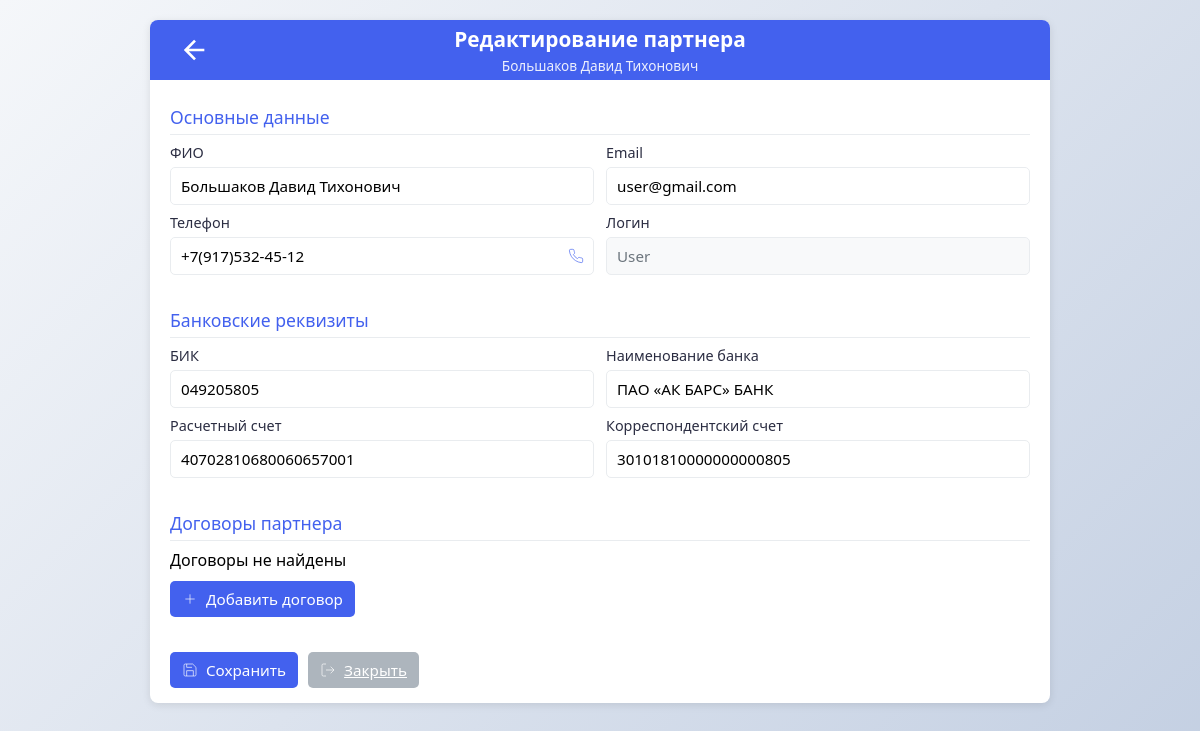
The page /admin/partner-edit.php?id=2 (signed in) on the database its author committed.
### tables this page shows
CREATE TABLE `users` (
  `id` bigint UNSIGNED NOT NULL,
  `is_admin` tinyint(1) NOT NULL COMMENT 'яваляется ли администратором',
  `login` varchar(50) NOT NULL,
  `email` varchar(50) NOT NULL,
  `pass` varchar(255) NOT NULL,
  `is_hashed` tinyint(1) NOT NULL COMMENT 'Зашифрован ли пароль',
  `name` varchar(100) NOT NULL COMMENT 'ФИО пользователя',
  `dog_num` varchar(20) NOT NULL COMMENT 'Номер договора',
  `dog_beg_date` date NOT NULL COMMENT 'Дата договора начало',
  `dog_end_date` date NOT NULL COMMENT 'Дата договора конец',
  `phone` varchar(20) NOT NULL,
  `bank_name` varchar(200) NOT NULL COMMENT 'Имя банка',
  `bank_bik` varchar(9) NOT NULL COMMENT 'БИК',
  `bank_ks` varchar(20) NOT NULL COMMENT 'к/с',
  `bank_rs` varchar(20) NOT NULL COMMENT 'р/с',
  `bank_verified` tinyint(1) NOT NULL COMMENT 'Банк есть в списках',
  `commission_percentage` int UNSIGNED NOT NULL COMMENT 'Комиссия, %',
  `status` int NOT NULL COMMENT '0-подана заявка, 1-разрешенние админом, 2- заблокирован админом.',
  `is_archived` tinyint(1) NOT NULL COMMENT 'в архиве',
  `archived_date` date DEFAULT NULL
);

### admin/partner-edit.php (the view, shortened to what this page needs)
<?php
require_once __DIR__ . '/../includes/db_connect.php';
$partner_id = $_GET['id'] ?? 0;
$partner = null;
$contracts = [];
try {
    $stmt = $pdo->prepare("SELECT * FROM users WHERE id = ?");
    $stmt->execute([$partner_id]);
    $partner = $stmt->fetch();
    $stmt = $pdo->prepare("SELECT * FROM user_contracts WHERE user_id = ? ORDER BY start_date DESC");
    $stmt->execute([$partner_id]);
    $contracts = $stmt->fetchAll();
} catch (PDOException $e) {
    $error = "Ошибка базы данных: " . $e->getMessage();
} catch (Exception $e) {
    $error = $e->getMessage();
}
?>
<!DOCTYPE html>
<html lang="ru">
<head>
    <link rel="stylesheet" href="partner-edit.css">
</head>
<body>
    <div class="profile-wrapper">
        <div class="profile-header">
            <div class="header-left">
                <a href="partners.php" class="details-icon" title="Назад к списку партнеров">
                    <svg width="24" height="24" viewBox="0 0 24 24" fill="none" stroke="currentColor">
                        <path d="M19 12H5M12 19l-7-7 7-7"/>
                    </svg>
                </a>
            </div>
            <div class="header-center">
                <h1 class="profile-title">Редактирование партнера</h1>
                <p class="profile-subtitle"><?= htmlspecialchars($partner['name'] ?? '') ?></p>
            </div>
        </div>
        <div class="profile-body">
            <?php if ($partner): ?>
            <form method="post" class="profile-form" id="partnerForm">
                <div class="form-section">
                    <h3 class="section-title">Основные данные</h3>
                    <div class="form-row">
                        <div class="form-group">
                            <label class="form-label">ФИО</label>
                            <input type="text" name="name" class="form-control"
                                   value="<?= htmlspecialchars($partner['name']) ?>" required>
                        </div>
                        <div class="form-group">
                            <label class="form-label">Email</label>
                            <input type="email" name="email" class="form-control"
                                   value="<?= htmlspecialchars($partner['email']) ?>" required>
                        </div>
                    </div>
                    <div class="form-row">
                        <div class="form-group">
                            <label class="form-label">Телефон</label>
                            <div class="phone-input-container">
                                <input type="tel" name="phone" class="form-control"
                                       value="<?= htmlspecialchars($partner['phone']) ?>">
                                <?php if (!empty($partner['phone'])): ?>
                                <a href="tel:<?= htmlspecialchars(preg_replace('/[^0-9+]/', '', $partner['phone'])) ?>" class="phone-call">
                                </a>
                                <?php endif; ?>
                            </div>
                        </div>
                        <div class="form-group">
                            <label class="form-label">Логин</label>
                            <input type="text" class="form-control readonly-field"
                                   value="<?= htmlspecialchars($partner['login']) ?>" readonly>
                        </div>
                    </div>
                </div>
                <div class="form-section">
                    <h3 class="section-title">Банковские реквизиты</h3>
                    <div class="form-row">
                        <div class="form-group">
                            <label class="form-label">БИК</label>
                            <input type="text" name="bank_bik" class="form-control"
                                   value="<?= htmlspecialchars($partner['bank_bik']) ?>">
                        </div>
                        <div class="form-group">
                            <label class="form-label">Наименование банка</label>
                            <input type="text" name="bank_name" class="form-control"
                                   value="<?= htmlspecialchars($partner['bank_name']) ?>">
                        </div>
                    </div>
                    <div class="form-row">
                        <div class="form-group">
                            <label class="form-label">Расчетный счет</label>
                            <input type="text" name="bank_rs" class="form-control"
                                   value="<?= htmlspecialchars($partner['bank_rs']) ?>">
                        </div>
                        <div class="form-group">
                            <label class="form-label">Корреспондентский счет</label>
                            <input type="text" name="bank_ks" class="form-control"
                                   value="<?= htmlspecialchars($partner['bank_ks']) ?>">
                        </div>
                    </div>
                </div>
                <div class="form-section">
                    <h3 class="section-title">Договоры партнера</h3>
                    <?php if (!empty($contracts)): ?>
                    <table class="contracts-table">
                        <thead>
                            <tr>
                                <th>№ договора</th>
                                <th>Дата начала</th>
                                <th>Дата окончания</th>
                                <th>Статус</th>
                                <th>Комментарий</th>
                                <th>Действия</th>
                            </tr>
                        </thead>
                        <tbody>
                            <?php foreach ($contracts as $contract):
                                $isExpired = strtotime($contract['end_date']) < time();
                            ?>
                            <tr>
                                <td><?= htmlspecialchars($contract['number']) ?></td>
                                <td><?= date('d.m.Y', strtotime($contract['start_date'])) ?></td>
                                <td <?= $isExpired ? 'style="color: var(--danger); font-weight: bold;"' : '' ?>>
                                    <?= date('d.m.Y', strtotime($contract['end_date'])) ?>
                                </td>
                                <td>
                                    <form method="post" class="status-form">
                                        <input type="hidden" name="action" value="change_contract_status">
                                        <input type="hidden" name="contract_id" value="<?= $contract['id'] ?>">
                                        <select name="status" onchange="this.form.submit()" class="status-select status-<?= $contract['status'] ?>">
                                            <option value="1" <?= $contract['status'] == 1 ? 'selected' : '' ?>>Черновик</option>
                                            <option value="2" <?= $contract['status'] == 2 ? 'selected' : '' ?>>Активный</option>
                                            <option value="3" <?= $contract['status'] == 3 ? 'selected' : '' ?>>Просроченный</option>
                                            <option value="4" <?= $contract['status'] == 4 ? 'selected' : '' ?>>Прекращенный</option>
                                        </select>
                                    </form>
                                </td>
                                <td><?= htmlspecialchars($contract['comment'] ?? '—') ?></td>
                                <td class="contract-actions">
                                    <button type="button" class="contract-btn edit-contract-btn"
                                            data-id="<?= $contract['id'] ?>"
                                            data-number="<?= htmlspecialchars($contract['number']) ?>"
                                            data-start_date="<?= date('Y-m-d', strtotime($contract['start_date'])) ?>"
                                            data-end_date="<?= date('Y-m-d', strtotime($contract['end_date'])) ?>"
                                            data-status="<?= $contract['status'] ?>"
                                            data-comment="<?= htmlspecialchars($contract['comment'] ?? '') ?>">
                                        <svg width="16" height="16" viewBox="0 0 24 24" fill="none" stroke="currentColor">
                                            <path d="M11 4H4a2 2 0 0 0-2 2v14a2 2 0 0 0 2 2h14a2 2 0 0 0 2-2v-7"></path>
                                            <path d="M18.5 2.5a2.121 2.121 0 0 1 3 3L12 15l-4 1 1-4 9.5-9.5z"></path>
                                        </svg>
                                    </button>
                                    <form method="post" style="display:inline;">
                                        <input type="hidden" name="action" value="delete_contract">
                                        <input type="hidden" name="contract_id" value="<?= $contract['id'] ?>">
                                        <button type="submit" class="contract-btn" onclick="return confirm('Вы уверены, что хотите удалить этот договор?')">
                                            <svg width="16" height="16" viewBox="0 0 24 24" fill="none" stroke="currentColor">
                                                <path d="M3 6h18M19 6v14a2 2 0 0 1-2 2H7a2 2 0 0 1-2-2V6m3 0V4a2 2 0 0 1 2-2h4a2 2 0 0 1 2 2v2"></path>
                                            </svg>
                                        </button>
                                    </form>
                                </td>
                            </tr>
                            <?php endforeach; ?>
                        </tbody>
                    </table>
                    <?php else: ?>
                        <p>Договоры не найдены</p>
                    <?php endif; ?>
                    <button type="button" class="btn btn-primary add-contract-btn" id="addContractBtn">
                        <svg width="16" height="16" viewBox="0 0 24 24" fill="none" stroke="currentColor" style="margin-right: 8px;">
                            <line x1="12" y1="5" x2="12" y2="19"></line>
                            <line x1="5" y1="12" x2="19" y2="12"></line>
                        </svg>
                        Добавить договор
                    </button>
                </div>
                <div class="form-actions">
                    <button type="submit" class="btn btn-primary">
                        <svg width="20" height="20" viewBox="0 0 24 24" fill="none" stroke="currentColor" style="margin-right: 8px;">
                            <path d="M19 21H5a2 2 0 0 1-2-2V5a2 2 0 0 1 2-2h11l5 5v11a2 2 0 0 1-2 2z"></path>
                            <polyline points="17 21 17 13 7 13 7 21"></polyline>
                            <polyline points="7 3 7 8 15 8"></polyline>
                        </svg>
                        Сохранить
                    </button>
                    <a href="partners.php" class="btn btn-secondary" id="closeButton">
                        <svg width="20" height="20" viewBox="0 0 24 24" fill="none" stroke="currentColor" style="margin-right: 8px;">
                            <path d="M9 21H5a2 2 0 0 1-2-2V5a2 2 0 0 1 2-2h4"></path>
                            <polyline points="16 17 21 12 16 7"></polyline>
                            <line x1="21" y1="12" x2="9" y2="12"></line>
                        </svg>
                        Закрыть
                    </a>
                </div>
            </form>
            <?php endif; ?>
        </div>
    </div>
</body>
</html>

### admin/partner-edit.css (style rules this page uses)
:root { --primary: #4361ee; --primary-dark: #3a56d4; --text: #2b2d42; --text-light: #6c757d; --light: #f8f9fa; --light-gray: #e9ecef; --gray: #adb5bd; --danger: #ef233c; --success: #16a34a; --white: #ffffff; --shadow: 0 2px 8px rgba(0, 0, 0, 0.1); }
* { box-sizing: border-box; margin: 0; padding: 0; font-family: 'Segoe UI', Tahoma, Geneva, Verdana, sans-serif; }
body { background: linear-gradient(135deg, #f5f7fa 0%, #c3cfe2 100%); min-height: 100vh; padding: 10px; display: flex; justify-content: center; align-items: flex-start; }
.profile-wrapper { width: 100%; max-width: 900px; background: white; border-radius: 8px; box-shadow: var(--shadow); overflow: hidden; margin-top: 10px; }
.profile-header { background: var(--primary); color: white; padding: 5px 20px; display: flex; justify-content: space-between; align-items: center; height: 60px; }
.header-left, .header-right { flex: 0 0 50px; display: flex; align-items: center; }
.header-center { flex: 1; text-align: center; padding: 0 10px; }
.details-icon { color: white; display: flex; align-items: center; justify-content: center; width: 50px; height: 50px; border-radius: 8px; transition: all 0.2s; }
.details-icon svg { width: 32px; height: 32px; stroke-width: 2; }
.profile-title { font-size: 1.3rem; font-weight: 600; margin-bottom: 3px; }
.profile-subtitle { font-size: 0.85rem; opacity: 0.9; }
.profile-body { padding: 15px 20px; }
.profile-form { display: flex; flex-direction: column; gap: 15px; }
.section-title { font-size: 1.1rem; color: var(--primary); font-weight: 500; margin: 10px 0 8px; padding-bottom: 5px; border-bottom: 1px solid var(--light-gray); }
.form-row { display: grid; grid-template-columns: repeat(auto-fit, minmax(250px, 1fr)); gap: 12px; margin-bottom: 8px; }
.form-group { margin-bottom: 0; }
.form-label { display: block; margin-bottom: 5px; font-size: 0.9rem; color: var(--text); font-weight: 500; }
.form-control { width: 100%; padding: 8px 10px; border: 1px solid var(--light-gray); border-radius: 5px; font-size: 0.95rem; background: white; }
.readonly-field { background-color: var(--light); color: var(--text-light); }
.phone-input-container { position: relative; }
.phone-call { position: absolute; right: 8px; top: 50%; transform: translateY(-50%); color: var(--primary); width: 20px; height: 20px; display: flex; align-items: center; justify-content: center; }
.phone-call svg { width: 16px; height: 16px; }
.form-actions { display: flex; gap: 10px; margin-top: 20px; }
.btn { display: flex; align-items: center; justify-content: center; padding: 8px 12px; border: none; border-radius: 5px; font-size: 0.95rem; font-weight: 500; cursor: pointer; transition: all 0.2s; }
.btn-primary { background: var(--primary); color: white; }
.btn-secondary { background: var(--gray); color: white; }
.btn svg { margin-right: 6px; width: 16px; height: 16px; }
.add-contract-btn { margin-top: 10px; align-self: flex-start; }

### rows shown on the page
users: name "Большаков Давид Тихонович", email "user@gmail.com", phone "+7(917)532-45-12", login "User", bank_bik "049205805", bank_name "ПАО «АК БАРС» БАНК", bank_rs "40702810680060657001", bank_ks "30101810000000000805"
